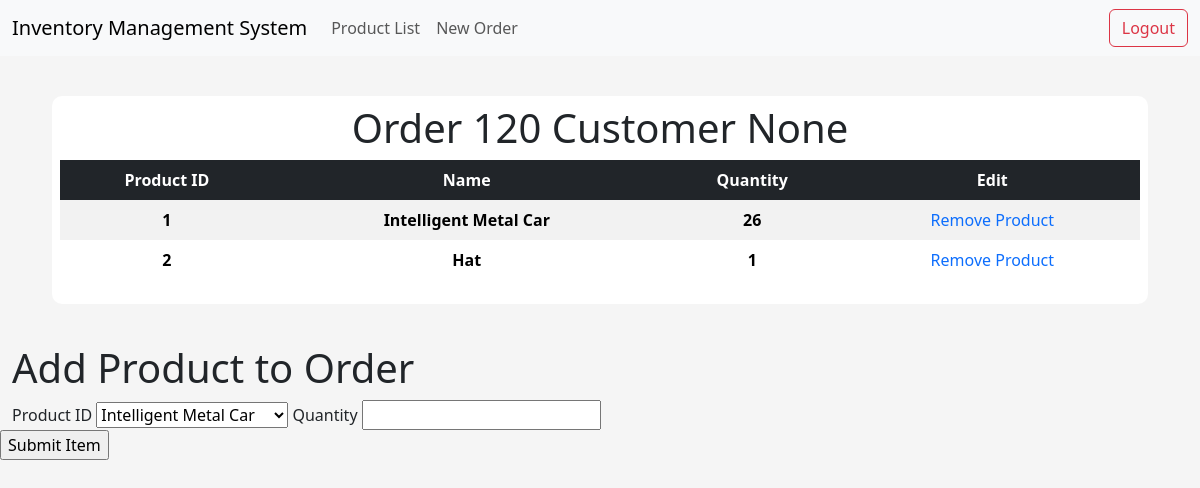
The app's page /order/120 with its own data.
### app/models/tables.py (models this page shows, shortened)
class Product(db.Model):
    __tablename__ = "product"
    id = db.Column(db.Integer, primary_key=True)
    name = db.Column(db.String(50), nullable=False, unique=True)
    price = db.Column(db.Float, nullable=False)
    quantity_available = db.Column(db.Integer)

class OrderItem(db.Model):
    __tablename__ = "order_item"
    order_id = db.Column(db.Integer, db.ForeignKey("order.id"), primary_key=True)
    item_id = db.Column(db.Integer, db.ForeignKey("product.id"), primary_key=True)
    quantity = db.Column(db.Integer, nullable=False)
    total_price = db.Column(db.Integer, nullable=False)

### app/controllers/default.py (the view, shortened to what this page needs)
@app.route("/order/<int:id>", methods=["GET", "POST"])
def order(id):
    form = AddOrderItemForm()
    products = Product.query.all()
    form.product_id.choices = [(product.id, product.name) for product in products]
    customer_id = request.args.get("customer_id")  # Obtém o valor do parâmetro da URL
    customer = Customer.query.get(customer_id)
    order_items = OrderItem.query.filter_by(order_id=id).all()
    product_names = [Product.query.get(item.item_id).name for item in order_items]
    print(type(id))
    print("ORDER ITEMSSSSS: ", order_items)
    order = Order.query.get(id)
    return render_template(
        "order.html",
        order=id,
        order_items=order_items,
        product_names=product_names,
        customer=customer,
        zip=zip,
        form=form,
    )

### app/models/forms.py (shortened to what this page needs)
class AddOrderItemForm(FlaskForm):
    product_id = SelectField("Product ID", coerce=int, validators=[DataRequired()])
    quantity = IntegerField("Quantity", validators=[DataRequired()])
    submit = SubmitField("Submit Item")

### app/templates/order.html (shortened to what this page needs)
{% extends "index.html" %}
{% block body %}
<div class="content-section">
    <div class="title">
        <h1>Order {{order}} Customer {{customer}}</h1>
    </div>
    <table class="table table-striped table-borderless table-hover text-center">
        <thead class="table-dark table-sm">
            <tr>
                <th scope="col">Product ID</th>
                <th scope="col">Name</th>
                <th scope="col">Quantity</th>
                <th scope="col">Edit</th>
            </tr>
        </thead>
        <tbody>
            {% for product, product_name in zip(order_items, product_names) %}
            <tr>
                <th scope="row">{{ product.item_id }}</th>
                <th scope="row">{{ product_name }}</th>
                <th scope="row">{{ product.quantity }}</th>
                <td><a style="text-decoration: none;" href=""> Remove Product </a></td>
            </tr>
            {% endfor %}
        </tbody>
    </table>
</div>
<h1>Add Product to Order</h1>
    <form method="POST" action="{{ url_for('order',id=order) }}" id="orderForm">
        {{form.product_id.label}}
        {{form.product_id}}
        {{form.quantity.label}}
        {{form.quantity}}
        </div>
        {{ form.submit() }}
{% endblock body %}

### app/static/css/main.css (style rules this page uses)
body { background-color: rgb(245, 245, 245); }
.content-section { background: #fff; margin: 40px; padding: 0.5rem 0.5rem; border-radius: 10px; }
.title h1 { text-align: center; align-items: center; }

### records on screen
Product: item_id "1", name "Intelligent Metal Car", quantity "26"
Product: item_id "2", name "Hat", quantity "1"

### other values on screen
{{ order }} "120"
{{ customer }} "None"
